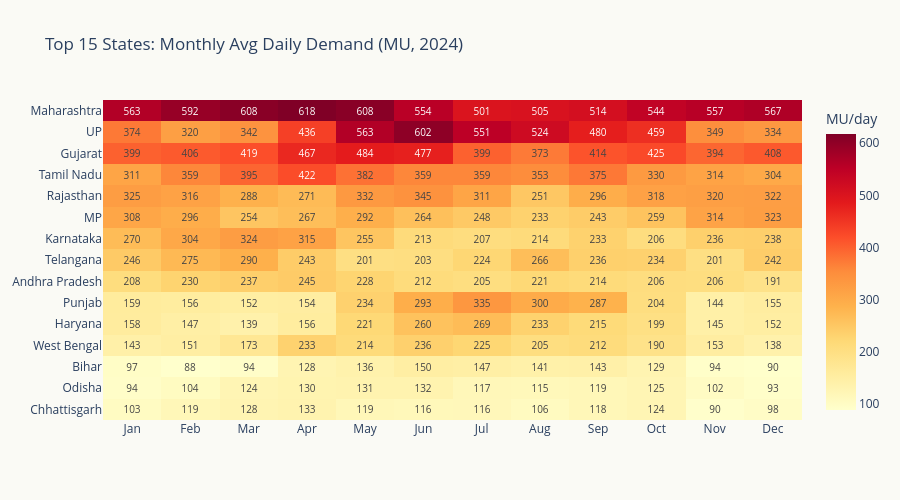

This figure's notebook cell:
### Markdown cell above
## 5. State Demand Heatmap

Top 15 states by total EnergyMet, showing monthly average daily demand. This reveals which states drive national consumption and how their demand varies seasonally.

### Code cell
# Identify state columns
state_cols = [c for c in df.columns if c.endswith(': EnergyMet') and not any(
    c.startswith(p) for p in ['India', 'NR', 'WR', 'SR', 'ER', 'NER',
                               'Essar', 'AMNSIL', 'DNHDDPDCL', 'BALCO',
                               'Railways', 'RIL', 'DD:', 'DNH:'])]

# Top 15 by total demand
state_totals = df[state_cols].sum().sort_values(ascending=False)
top15_cols = state_totals.head(15).index.tolist()
top15_names = [c.replace(': EnergyMet', '') for c in top15_cols]

# Monthly average daily demand
heatmap_data = pd.DataFrame(index=top15_names, columns=range(1,13), dtype=float)
for col, name in zip(top15_cols, top15_names):
    monthly_avg = df.groupby('month')[col].mean()
    heatmap_data.loc[name] = monthly_avg.values

print("Top 15 states by annual demand (MU):")
for col, name in zip(top15_cols, top15_names):
    print(f"  {name:30s} {df[col].sum():,.0f}")

fig = go.Figure(data=go.Heatmap(
    z=heatmap_data.values,
    x=month_labels,
    y=heatmap_data.index.tolist(),
    colorscale='YlOrRd',
    text=np.round(heatmap_data.values, 0).astype(int),
    texttemplate='%{text}',
    textfont=dict(size=10),
    colorbar=dict(title='MU/day'),
))
fig.update_layout(
    title='Top 15 States: Monthly Avg Daily Demand (MU, 2024)',
    plot_bgcolor=BG, paper_bgcolor=BG,
    height=500,
    yaxis=dict(autorange='reversed'),
)
fig.show()

### Figure 1 — Plotly figure (JSON) as saved in the notebook; plotly's stock layout.template omitted (floating-point values rounded to 4 significant figures; data arrays with more than 128 entries replaced by an {"elided": "..."} marker saying what was removed)
{"data": [{"colorbar": {"title": {"text": "MU/day"}}, "colorscale": [[0.0, "rgb(255,255,204)"], [0.125, "rgb(255,237,160)"], [0.25, "rgb(254,217,118)"], [0.375, "rgb(254,178,76)"], [0.5, "rgb(253,141,60)"], [0.625, "rgb(252,78,42)"], [0.75, "rgb(227,26,28)"], [0.875, "rgb(189,0,38)"], [1.0, "rgb(128,0,38)"]], "text": {"elided": "15x12 int values"}, "textfont": {"size": 10}, "texttemplate": "%{text}", "type": "heatmap", "x": ["Jan", "Feb", "Mar", "Apr", "May", "Jun", "Jul", "Aug", "Sep", "Oct", "Nov", "Dec"], "y": ["Maharashtra", "UP", "Gujarat", "Tamil Nadu", "Rajasthan", "MP", "Karnataka", "Telangana", "Andhra Pradesh", "Punjab", "Haryana", "West Bengal", "Bihar", "Odisha", "Chhattisgarh"], "z": {"elided": "15x12 float values"}}], "layout": {"height": 500, "paper_bgcolor": "#FAFAF5", "plot_bgcolor": "#FAFAF5", "title": {"text": "Top 15 States: Monthly Avg Daily Demand (MU, 2024)"}, "yaxis": {"autorange": "reversed"}}}
